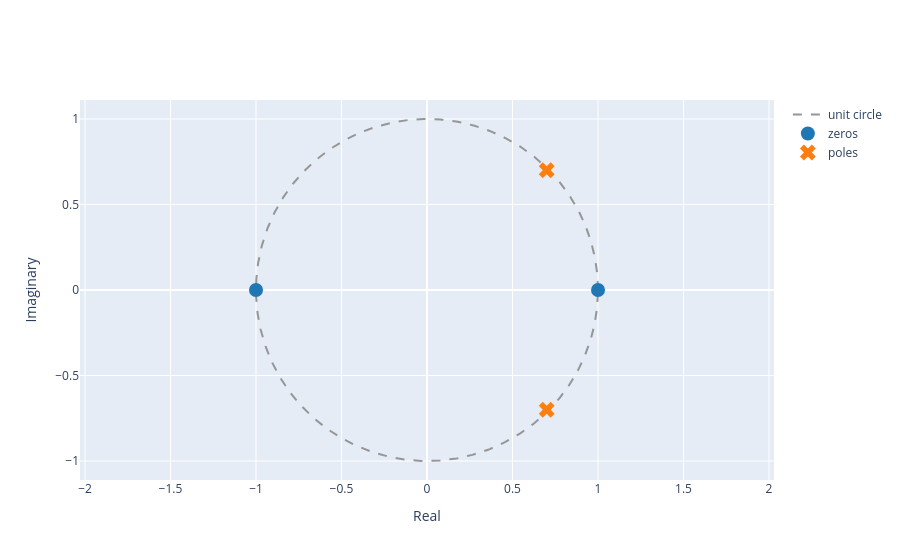

The notebook cell saved with this chart:
### Markdown cell above
2.1 Use the function `plot_zeros_poles` to plot the zeros and poles of the system.

Note: use $w_n = \pi/4$ and $r=0.99$.

### Code cell
r = 0.99 #Definim la r
w_n = np.pi/4 #Definim la freqüència
zeros = [1, -1] #Definim els zeros
pols = [r*np.exp(-1j*w_n), r*np.exp(1j*w_n)] #Definim els pols

#Imprimim els zeros i els pols
plot_zeros_poles(zeros, pols)

### Figure 1 — Plotly figure (JSON) as saved in the notebook; plotly's stock layout.template omitted (floating-point values rounded to 4 significant figures; data arrays with more than 128 entries replaced by an {"elided": "..."} marker saying what was removed)
{"data": [{"line": {"color": "rgb(150,150,150)", "dash": "dash", "shape": "linear"}, "mode": "lines", "name": "unit circle", "type": "scatter", "x": {"elided": "1000 float values"}, "y": {"elided": "1000 float values"}}, {"marker": {"color": "#1f77b4", "size": 14, "symbol": "circle"}, "mode": "markers", "name": "zeros", "type": "scatter", "x": [1, -1], "y": [0, 0]}, {"marker": {"color": "#ff7f0e", "size": 14, "symbol": "x"}, "mode": "markers", "name": "poles", "type": "scatter", "x": [0.7, 0.7], "y": [-0.7, 0.7]}], "layout": {"xaxis": {"title": {"text": "Real"}}, "yaxis": {"scaleanchor": "x", "scaleratio": 1, "title": {"text": "Imaginary"}}}}
